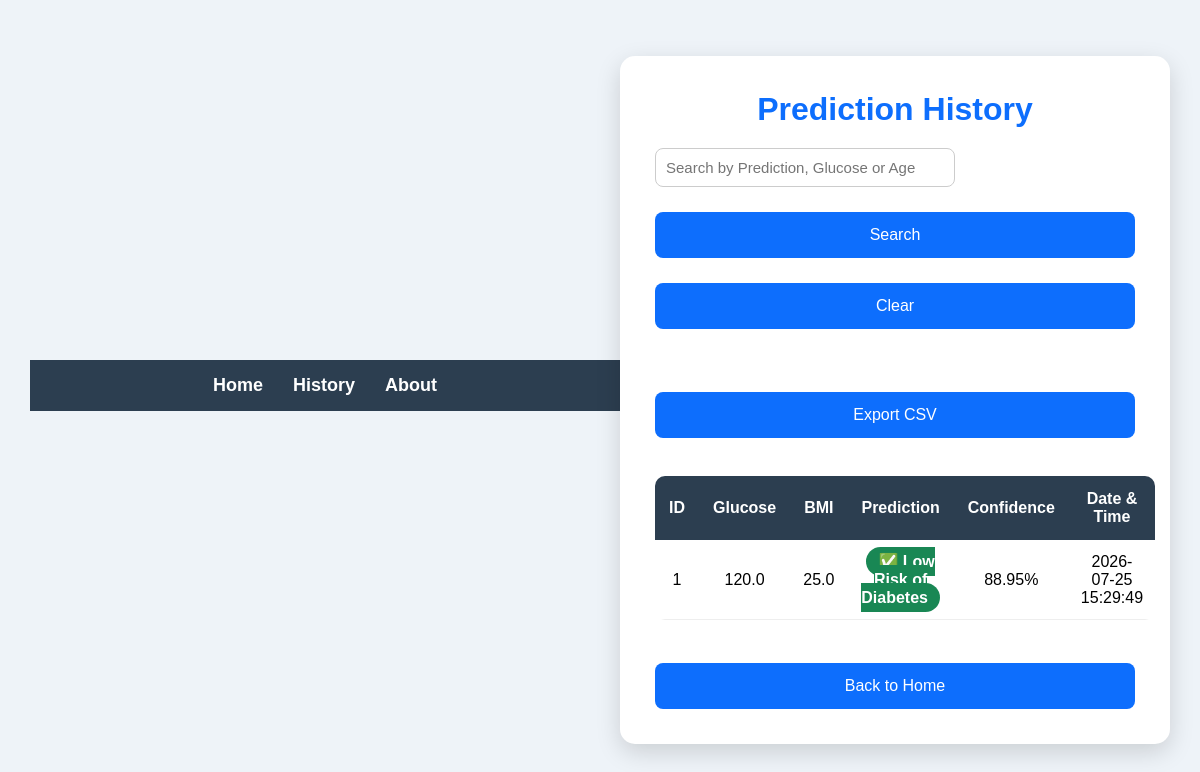
The app's page /history, older data.
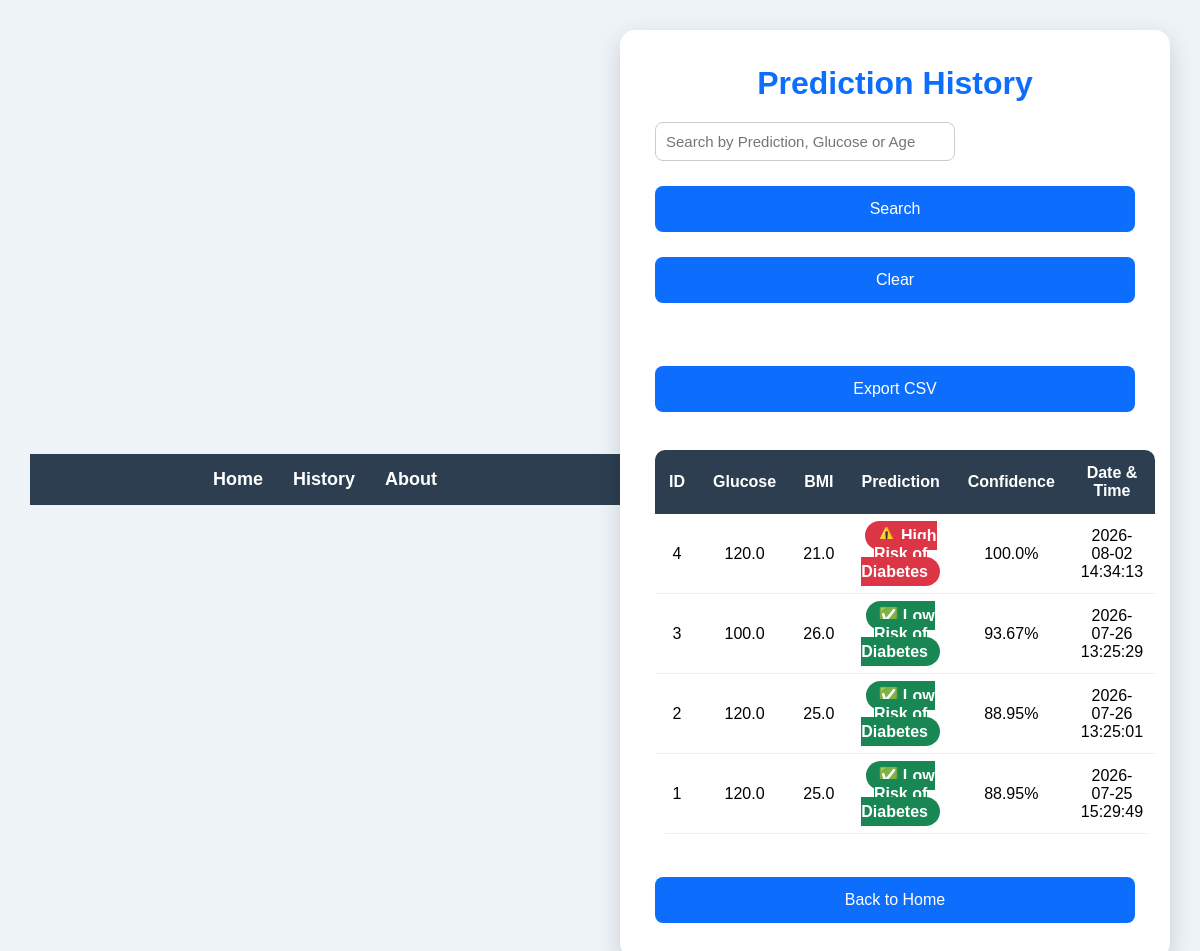
The same page, newer data.
### tables this page shows
CREATE TABLE predictions (

        id INTEGER PRIMARY KEY AUTOINCREMENT,

        pregnancies REAL,
        glucose REAL,
        blood_pressure REAL,
        skin_thickness REAL,
        insulin REAL,
        bmi REAL,
        diabetes_pedigree REAL,
        age REAL,

        prediction TEXT,
        confidence REAL,

        created_at TIMESTAMP DEFAULT CURRENT_TIMESTAMP

    );

### app.py (the view)
@app.route("/history")
def history():
    search = request.args.get("search", "").strip()
    if search:
        predictions = search_predictions(search)
    else:
        predictions = get_all_predictions()
    return render_template(
        "history.html",
        predictions=predictions,
        search=search
    )

### db.py (called while the page is built)
def get_connection():
    return sqlite3.connect(DATABASE_NAME)

def get_all_predictions():
    connection = get_connection()
    cursor = connection.cursor()
    cursor.execute("""
        SELECT *
        FROM predictions
        ORDER BY created_at DESC
    """)
    data = cursor.fetchall()
    connection.close()
    return data

### templates/history.html (shortened to what this page needs)
<!DOCTYPE html>
<html>
<head>
    <link rel="stylesheet" href="{{ url_for('static', filename='style.css') }}">
</head>
<body>
<nav class="navbar">
    <ul>
        <li><a href="/">Home</a></li>
        <li><a href="/history">History</a></li>
        <li><a href="/about">About</a></li>
    </ul>
</nav>
<div class="container">
    <h1>Prediction History</h1>
    <form method="GET" action="/history" class="search-form">
        <input
            type="text"
            name="search"
            placeholder="Search by Prediction, Glucose or Age"
            value="{{ search }}">
        <button type="submit">Search</button>
        <a href="/history">
            <button type="button">Clear</button>
        </a>
    </form>
    <br>
<a href="/export">
    <button type="button">
        Export CSV
    </button>
</a>
<br><br>
    <table class="history-table">
        <thead>
            <tr>
                <th>ID</th>
                <th>Glucose</th>
                <th>BMI</th>
                <th>Prediction</th>
                <th>Confidence</th>
                <th>Date & Time</th>
            </tr>
        </thead>
        <tbody>
        {% for row in predictions %}
        <tr>
            <td>{{ row[0] }}</td>
            <td>{{ row[2] }}</td>
            <td>{{ row[6] }}</td>
            <td>
                {% if "High" in row[9] %}
                    <span class="badge high-risk">
                        {{ row[9] }}
                    </span>
                {% else %}
                    <span class="badge low-risk">
                        {{ row[9] }}
                    </span>
                {% endif %}
            </td>
            <td>{{ row[10] }}%</td>
            <td>{{ row[11] }}</td>
        </tr>
        {% endfor %}
        </tbody>
    </table>
    <br>
    <a href="/">
        <button>Back to Home</button>
    </a>
</div>
</body>
</html>

Row changes from the older to the newer data that the page shows:
added predictions: id "4", glucose "120.0", bmi "21.0", prediction "⚠️ High Risk of Diabetes", confidence "100.0", created_at "2026-08-02 14:34:13"
added predictions: id "3", glucose "100.0", bmi "26.0", prediction "✅ Low Risk of Diabetes", confidence "93.67", created_at "2026-07-26 13:25:29"
added predictions: id "2", glucose "120.0", bmi "25.0", prediction "✅ Low Risk of Diabetes", confidence "88.95", created_at "2026-07-26 13:25:01"
